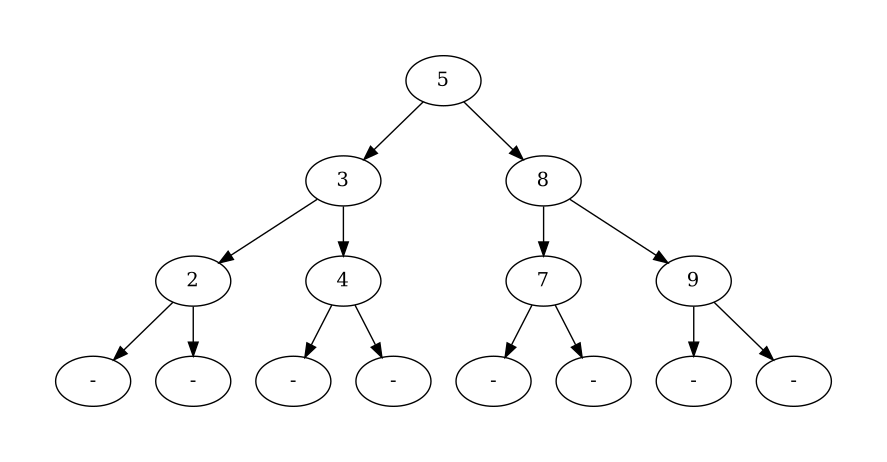

Source code (Python):
from graphviz import Digraph
import copy as cp
import numpy as np

class ABB: # Creamos la clase árbol de busqueda binario
    def __init__(self): # Un árbol es solo una referencia a su raíz (que será un NODO)
        self.__raiz = None # Lo instanciamos con la raiz inicializada en None

    def estaVacio(self)->bool: # Estar vacío (no contener información) es igual a que la raíz sea NONE
        return self.__raiz == None

    def vaciar(self)->None: # Vaciar es asignar como None a la raiz
        self.__raiz = None

    def clonar(self): #Para clonar como hicimos con otras estructuras de datos, usamos deepcopy
        return cp.deepcopy(self)

    def treePlot(self, fileName='TP-8_Arboles_binarios_de_busqueda/arbol')->None: # Cremos un método para plotear el árbol
        if not self.estaVacio(): # Si no está vacío:
            treeDot = Digraph() # Instanciamos un objeto Digraph() vacío
            treeDot.node(str(self.__raiz.dato), str(self.__raiz.dato)) # Le pasamos el nodo raiz (el nombre del nodo coincide con el dato almacenado)
            # https://networkx.org/documentation/stable/reference/classes/digraph.html siempre es bueno revisar la documentación si no entendemos algo
            self.__raiz.treePlot(treeDot) # Ahora para completar los nodos que nos faltan usamos treePlt pero SOBRE RAÍZ, es decir que es un método de NODO, no de árbol
            treeDot.render(fileName, view=True) # Finalmente renderizamos la imagen del árbol

    def insertar(self, dato:int)->None: # Insertar toma un dato y no retorna nada
        nodoNuevo = ABB.__NodoArbol(dato) # Creamos un nuevo nodo
        if self.estaVacio(): # Si mi arbol está vacío
            self.__raiz = nodoNuevo # El nuevo nodo será la raíz
        else: # Sino, es decir, ya tengo datos en el árbol
            self.__raiz.insertarNodo(nodoNuevo) # Delegamos en la raíz la responsabilidad de ubicar el nuevo nodo
    
    def mostrarPreOrden(self)->None: #Preorden es ir procesando los nodos a medida que los recorro
        if not self.estaVacio(): # Si no está vacío
            self.__raiz.mostrarPreOrdenNodo() # Delego en la raíz la responsabilidad de mostrar el preOrden
    
    def mostrarPostOrden(self)->None: # El posorden es procesar el dato una vez recorrido el árbol
        if not self.estaVacio(): # Si no está vacío
            self.__raiz.mostrarPostOrdenNodo() # Empiezo por la raíz
    
    def mostrarInOrden(self)->None: #Ahora mostrar in order es hacerlo en la mitad enter un arbol y el otro
        if not self.estaVacio(): # COmo siempre, si no está vacío
            self.__raiz.mostrarInOrdenNodo() # Delego en la raíz la responsabilidad

    def peso(self)->int: # El peso del árbol es la cantidad de nodos que tiene
        cantNodos = 0 # Inicializamos una variable en 0 para contar
        if not self.estaVacio(): # Si no está vacío
            cantNodos = self.__raiz.pesoNodo() # Le digo a raiz que cuente la cantidad de nodos
        return cantNodos # finalmente retorno la cantiad de nodos
    
    def buscar(self, datoBusc)->bool: # Buscar en un árbol toma un dato por parámetro y devuelve un booleano indicando s el dato está en el árbol o no
        encontrado = False # Inicilizamos una variable como False, podría ser None también
        if not self.estaVacio(): # Si no está vacío:
            encontrado = self.__raiz.buscarNodo(datoBusc) != None # Quiero ver si encontré un nodo distinto de None que contenga el dato (si no lo cotiene será None)
        return encontrado # Retorno la variable encontrado

    def profundidad(self)->int: # La profundidad es cuántos niveles de hijos hay
        profTotal = 0 #empieza en cero
        if not self.estaVacio(): # Si no está vacío:
            profTotal = self.__raiz.alturaNodo() # Le pregunto a la raiz la altura del nodo
        return profTotal # Devuelvo la profundidad total

    def nivelDato(self, datoBusc)->int: # QUeremos saber en qué nivel está un dato recibido por parámetro
        nivelDatoBusc = None # Inicialmente el nivel es None. Si el dato no está en el arbol queremos retornar none
        if not self.estaVacio(): # Si el arbol NO está vacío
            nivelDatoBusc = self.__raiz.nivelDatoNodo(datoBusc) # Buscamos a partir de la raíz en qué nivel está el dato buscado
        return nivelDatoBusc # Retornamos el nivel del dato buscado
    
    def maximo(self)->int: #Retorna el valor del maximo o None si self esta vacio
        datoMaximo = None
        if not self.estaVacio():
            datoMaximo = self.__raiz.maximoNodo().dato
        return datoMaximo
    
    def minimo(self)->int: #Retorna el valor del minimo o None si self esta vacio
        datoMinimo = None
        if not self.estaVacio():
            datoMinimo = self.__raiz.minimoNodo().dato
        return datoMinimo
    
    def eliminar(self, datoDel:int)->None: #La función eliminar toma un dato a eliminar
        if not self.estaVacio(): # Si no está vacío:
            if self.__raiz.dato == datoDel: # Y si la raiz contiene el dato que qeuremos eliminar:
                # Acá hay que decidir si pongo como nueva raíz al izquierdo o al derecho, decisión de diseño por cuál empezamos a probar:
                nodoReemplazo = self.__raiz.predecesor() # Elegimos el predecesor, es decir, el número más grande que sea más chico que (en este caso) la raíz
                if nodoReemplazo==None:  # Si el predecesor (nodoReemplazo) es None (no hay predecesor)
                    nodoReemplazo = self.__raiz.sucesor() # Entonces el nodoReemplazo debe ser el sucesor
                if nodoReemplazo != None: # Si el nodoReemplazo es DISTINTO de None, es decir, encontré un sucesor (o predecesor)
                    self.__raiz.eliminarNodo(nodoReemplazo.dato) # Elimino el nodo que contiene el dato del sucesor (o predecesor) (porque sino lo tendría dos veces) (como es un método de nodo invoco a la raíz solo para poder usar el método)
                    nodoReemplazo.izquierdo = self.__raiz.izquierdo # Al nodoReemplazo le asigno como izquiero lo que tenga la raíz es su izquierdo
                    nodoReemplazo.derecho = self.__raiz.derecho # Y como derecho el subarbol derecho respecto de la raiz
                    self.__raiz = nodoReemplazo # Le indico al árbol que su nueva raíz es, entonces, el nodoReemplazo
            else: #Sino, es decir, el dato que quiero eliminar no es el que está contenido en el nodo raíz
                self.__raiz.eliminarNodo(datoDel) # Delego en la raíz la responsabilidad de eliminar el nodo
    
    def cantHojas(self) -> int: # Ejercicio 2
        cantidadHojas = 0 # Inicio la cantidad de hojas en 0
        if not self.estaVacio(): # Si el nodo raiz no es igual a None
            cantidadHojas = self.__raiz.cantHojasNodo() # Delego la responsabilidad al nodo de contar las hojas
        return cantidadHojas
    
    def mostrarNivel(self, nivel:int) -> np.ndarray: # Ejercicio 3
        if not self.estaVacio(): # Si no esta vacio
            self.__raiz.mostrarNivelNodo(nivel) # deriba la responsabilidad al nodo de guardar los nodos del nivel indicado
        
        
    
    ##################################################################
    ##################################################################
    class __NodoArbol: # Ahora creamos la clase nodo, dentro del TDA árbol
        def __init__(self, dato): # Para instanciarlo necesitamos un dato
            self.dato = dato # Guardamos el dato
            self.izquierdo = None # Y el árbol va a tener una referencia izquierda
            self.derecho = None # Y una referncia derecha.

        def tieneIzquierdo(self)->bool: # Creamos métodos auxiliares para saber si un nodo tiene izquiedo
            return self.izquierdo != None # Es decir, su izquierdo es distinto de None

        def tieneDerecho(self)->bool: # Análogamente queremos saber si un nodo tiene derecho
            return self.derecho != None # Es decir, su derecho es distinto de None

        def grado(self)->int: # El grado de un nodo es la cantidad de hijos que tiene
            cantHijos = 0 # Inicilamente es cero
            if self.tieneIzquierdo(): cantHijos += 1 # Si tiene izquierdo suma 1
            if self.tieneDerecho(): cantHijos += 1 # Si tiene derecho también suma 1
            return cantHijos # Retorna la cantidad de hios (grado)

        def esHoja(self)->bool: # Es Hoja si no tiene hijos (ni izquierdo ni derecho)
            return self.grado() == 0 # Es lo mismo que pedir grador 0

        def treePlot(self, dot:Digraph)->None: # Esta función treePlot es A NIVEL NODO, esa diferecnia tiene con treePlot a nivel ÁRBOL
            if self.tieneIzquierdo(): # Si tiene izquierdo:
                dot.node(str(self.izquierdo.dato), str(self.izquierdo.dato)) # Agrego un nodo al gráfico (el que corresponde al izquierdo)
                dot.edge(str(self.dato), str(self.izquierdo.dato)) # Armo una conexión entre el nodo (self) y su izquierdo (self.izquierdo)
                self.izquierdo.treePlot(dot) # Hago un llamado recursivo sobre izquierdo, esto validará si izquierdo tiene hijos y así hará la vuelta recursiva
            else: #sino, es decir, no tiene izquierdo
                dot.node("-"+str(self.dato)+"l", "-") # Creo un nodo ficticio para ilustrar en el gráfico que no hay izquierdo (por eso la L (left))
                dot.edge(str(self.dato), "-"+str(self.dato)+"l") # Creo la conexión enter self y ese nodo ficticio
            if self.tieneDerecho(): # Para el lado derecho es totalmente análogo cada paso
                dot.node(str(self.derecho.dato), str(self.derecho.dato))
                dot.edge(str(self.dato), str(self.derecho.dato))
                self.derecho.treePlot(dot)
            else:
                dot.node("-"+str(self.dato)+"r", "-")
                dot.edge(str(self.dato), "-"+str(self.dato)+"r")
    
        def insertarNodo(self, nodoNuevo)->None: # InsertarNodo traerá el dato que se le pasó a insertar como parámetro y no retorna nada
            if nodoNuevo.dato < self.dato: # Si el dato contenido en el nodoNuevo es menor que el dato almacenado en el nodo en el que estoy parado (raíz si fuese la primer iteración):
                #El nuevo nodo va a la izquierda de self
                if not self.tieneIzquierdo(): # Y si NO tengo izquierdo:
                    self.izquierdo = nodoNuevo # El izquierdo de SELF será entonces la raíz
                else: #Sino, es decir, TENGO IZQUIERDO
                    self.izquierdo.insertarNodo(nodoNuevo) # Delego en el izquierdo la responasbilidad de acomodar el nuevo nodo
            elif nodoNuevo.dato > self.dato: # Sino, si el dato almacenado en el nodoNuevo es MAYOR que el dato de self (nodo en el que estoy parado, raíz si es la primera iteración):
                #El nuevo nodo va a la derecha de self
                if not self.tieneDerecho(): # Si NO tengo derecho
                    self.derecho = nodoNuevo # Entonces el derecho de self será nodoNuevo
                else: # Sino, es decir, TENGO DERECHO
                    self.derecho.insertarNodo(nodoNuevo) # Delego en el derecho la responsabiliad de insertar el nuevoNodo
            else: # Sino, es decir, el dato no es menor ni es mayor al de self (esto significa que el dato COINCIDE con el dato de self)
                raise Exception("No se admiten datos repetidos") # lanzo una excepción: en un árbol de búsqueda binario NO PUEDE haber número repetidos
        
        def mostrarPreOrdenNodo(self)->None: # mostrar preorden que comienza en la raíz
            print(self.dato) # Primero printeo el dato almacenado en el nodo que me muevo
            if self.tieneIzquierdo(): # Luego, si tiene izquierdo, avanzo sobre el árbol izquierdo
                self.izquierdo.mostrarPreOrdenNodo() # delegando en el izquierdo la responsabilidad de mostrar el pre-orden
            if self.tieneDerecho(): # Y análogamente lo mismo para el derecho
                self.derecho.mostrarPreOrdenNodo() # Recorro el subarbol derecho
        
        def mostrarPostOrdenNodo(self)->None:
            if self.tieneIzquierdo(): # Si tiene izquierdo:
                self.izquierdo.mostrarPostOrdenNodo() # Recorro primero el subarbol izquierdo
            if self.tieneDerecho(): # Si tiene derecho
                self.derecho.mostrarPostOrdenNodo() # Recorro el subarbol derecho
            print(self.dato) # Una vez llegado al último, proceso el dato
        
        def mostrarInOrdenNodo(self)->None: # Escribo mi método a nivel nodo
            if self.tieneIzquierdo(): # Empiezo recorriendo el izquierdo. Esto es clave porque va a determinar cómo se organizan mis números
                self.izquierdo.mostrarInOrdenNodo() # Al comenzar por el izquierdo, como mi árbol acomoda los datos menores a la izquierda
            print(self.dato) # Me va a mostrar los datos del menor al mayor
            if self.tieneDerecho(): # Si empiezo por el derecho me va a mostrar mis datos de mayor a menor
                self.derecho.mostrarInOrdenNodo()
        
        def pesoNodo(self)->int: # defino el método pesoNodo
            cantNodos = 1 # Inicializo en 1 porque ya estoy en un nodo (raíz) entonces por lo menos uno ya tengo
            if self.tieneIzquierdo(): # Si tiene izquierdo:
                cantNodos += self.izquierdo.pesoNodo() # sumo en cantNodos el peso del subárbol izquierdo
            if self.tieneDerecho(): # Y si tiene derecho:
                cantNodos += self.derecho.pesoNodo() # sumo en cantNodos el peso del subarbol derecho
            return cantNodos # Retorno cantNodos
        
        def buscarNodo(self, datoBusc): # Ahora lo armo a nivel nodo
            #Si el datoBusc esta en el arbol retorna el nodo que lo contiene, porque la función a nivel ARBOL compara contra None, entonces nosotros no queremos devolver un booleano en esta función, sino un NODO
            #Si el datoBusc NO estan en el arbol retorna None
            nodoDatoBusc = None #Inicializamos la varibale del nodoBuscado como none
            if self.dato == datoBusc: # Si el dato contenido en el nodo sobre el que estoy parado es igual al dato buscado:
                nodoDatoBusc = self # El nodo buscado es SELF
            else: # Sino, es decir, el dato contenido en el nodo que estoy parado NO coincide con el dato buscado:
                if datoBusc < self.dato: # Si el dato buscado es MENOR que el dato almacenado en el nodo actual:
                    if self.tieneIzquierdo(): # Y si el nodo actual TIENE IZQUIERDO:
                        nodoDatoBusc = self.izquierdo.buscarNodo(datoBusc) # El nodo que contiene el dato que estoy buscando deberá estar en el lado izquierdo
                else: #sino, es decir, el dato buscado es MAYOR que el dato almacenado en el nodo actual
                    if self.tieneDerecho(): # y además, el nodo actual TIENE DERECHO
                        nodoDatoBusc = self.derecho.buscarNodo(datoBusc) # El nodo que contiene el dato que estoy buscando deberá estar en el lado derecho:
            return nodoDatoBusc # Retorno, finalmene, el nodo que contiene el dato buscado en caso que exista, None en caso contrario
                
        def alturaNodo(self)->int: # Mi función retornará un entero que me dice la profundidad de ese nodo
            alturaIzq = 0 # Como cada nodo se me puede dividir en dos, voy a tener por un lado, la altura del arbol izquierdo, la del derecho, y la del nodo mismo (self)
            alturaDer = 0 # Todas las variables inicializadas en 0
            alturaSelf = 0 # Por ejemplo un arbol que sea solo raíz tendrá profundidad cero
            if not self.esHoja(): # Si NO es hoja, es decir, tiene algún hijo
                if self.tieneIzquierdo(): # Si tiene izquierdo
                    alturaIzq = self.izquierdo.alturaNodo() # sigo contando la altura del subarbol izquierdo
                if self.tieneDerecho(): # Si tiene derecho:
                    alturaDer = self.derecho.alturaNodo() # Sigo contando la altura del subarbol derecho
                    alturaSelf = 1 + max(alturaIzq, alturaDer) # La altura propia del nodo es entonces, 1 (del propio nodo) + la más grande entre las alturas izquiedas o derechas
            return alturaSelf # Retorno la altura self, que es la que me interesa
        
        def nivelDatoNodo(self, datoBusc, nivelActual = 0)->int: # Tomamos el dato buscado y una variable nivelActual inicializada en cero
            nivelDatoBusc = None # Con el mismo critero de antes inicilizamos en None
            if self.dato == datoBusc: # Si el dato almacenado en el nodo es el dato buscado
                nivelDatoBusc = nivelActual # El nivel del dato buscado es el actual, así que ya terminamos
            elif self.dato > datoBusc: #Sino, si el dato que está almacenado en el nodo es MAYOR que el dato buscado:
                if self.tieneIzquierdo(): # Si tiene izquierdo, busco en el subarbol izquierdo
                    nivelDatoBusc = self.izquierdo.nivelDatoNodo(datoBusc, nivelActual+1) # Pero tengo que sumar 1 al nivel actual
            else: # sino, es decir, el dato almacenado en el nodo MENOR que el dato que estoy busancod:
                if self.tieneDerecho(): # Si tengo derecho
                    nivelDatoBusc = self.derecho.nivelDatoNodo(datoBusc, nivelActual+1) #Buco en el derecho (incrementando uno al nivel)
            return nivelDatoBusc # Retorno el nivel del dato buscado
        
        def maximoNodo(self):#->ABB.__NodoArbol: #que contiene el valor maximo del
                                                 #subarbol del cual self es la raiz
            nodoMaximo = self # Hasta que enuentre uno más grande, el máximo es si mismo (self)
            if self.tieneDerecho(): # Si hay derecho, es decir, hay nodos con datos mayores al dato almacenado en self
                nodoMaximo = self.derecho.maximoNodo() # el nodo máximo habrá que buscarlo en el derecho
            return nodoMaximo # Retorno el nodo máximo

        def minimoNodo(self):#->ABB.__NodoArbol:# que contiene el valor minimo del
                                                #subarbol del cual self es la raiz
            nodoMinimo = self
            if self.tieneIzquierdo(): # Acá la misma lógica que antes, si hay izquierdo es porque hay un nodo que contiene un dato menor al que estoy mirando
                nodoMinimo = self.izquierdo.minimoNodo() # Recorro los árboles izquierdos
            return nodoMinimo

        def predecesor(self):#->ABB.__NodoArbol que contiene el valor maximo del subarbol izquierdo
            nodoPredecesor = None # Esto es definición, quiero el nodo que contenga el dato más grande de mi subarbol izquierdo
            if self.tieneIzquierdo(): # entonces si tengo izquierdo
                nodoPredecesor = self.izquierdo.maximoNodo() # será el más grande
            return nodoPredecesor

        def sucesor(self):#->ABB.__NodoArbol que contiene el valor minimo del subarbol derecho
            nodoSucesor = None # la misma lógica pero al revés, quiero el nodo que contenga el dato más chico dentro de mi subarbol derecho
            if self.tieneDerecho(): # Entonces si tiene derecho
                nodoSucesor = self.derecho.minimoNodo() # le pido el mínimo
            return nodoSucesor
        
        def buscarProgenitor(self, datoBusc:int):#->tuple[ABB.__NodoArbol, ABB.__NodoArbol, str]
                                                #[progenitor, hije, "izq"/"der"]
            # Para eliminar nodo necesito la función auxiliar buscarProgenitor.
            # Buscar progenitor es una función de NODO que toma el dato buscado y devuelve una tupla de tres elementos
            # El primer elemento es el nodoProgenitor
            # El segundo elemento es el nodoHije
            # El tercer elemento indica si el nodoHije está a la izquierda o a la derecha del progenitor
            nodoProgenitor = nodoHije = lado = None # Notación de Python, inicializo tres variables todas como None
            if datoBusc < self.dato: # Si el datoBuscado es MENOR al dato contenido en el nodo donde estoy parado:
                if self.tieneIzquierdo(): # Y si el nodo donde estoy parado tiene izquierdo:
                    if self.izquierdo.dato == datoBusc: # Y si el dato almacenado en el nodo izquierdo coincie con el dato buscado, entonces
                        nodoProgenitor = self # El progenitor es el nodo en el que estoy parado
                        nodoHije = self.izquierdo # El nodo hije es el izquierdo
                        lado = "izq" # Me guardo la información de que el hije es el izquierdo
                else: #Sino, es decir, el dato almacenado en el nodo izquierdo NO COINCIDE con el dato buscado (pero sí sucede que el dato buscado es menor al dato en self y además self tiene izquierdo:)
                    nodoProgenitor, nodoHije, lado = self.izquierdo.buscarProgenitor(datoBusc) # Sigo buscando en el izquierdo el nodo que contenga el dato, su progenitor y si es el izquierdo o el derecho
            elif datoBusc > self.dato: # Sino, si el dao to buscado es MAYOR al dato almacenado en el nodo donde estoy parado
                if self.tieneDerecho(): # Y si el nodo en el que estoy parado tiene derecho
                    if self.derecho.dato == datoBusc: # Y si el nodo derecho contiene el dato que estoy buscando
                        nodoProgenitor = self # El progenitor es el nodo anterior al nodo que contiene el dato
                        nodoHije = self.derecho # EL nodo hije es el nodo que contiene el dato
                        lado = "der" # Y en este caso, es el que está a la derecha del progenitor
                else: #Sino, es decir, el dato almacenado en el nodo derecho NO COINCIDE con el dato buscado, pero sí sucede que el dto buscado es mayor al dato en self y además, self tiene derecho
                    nodoProgenitor, nodoHije, lado = self.derecho.buscarProgenitor(datoBusc) # Sigo buscando del lado derecho
            return nodoProgenitor, nodoHije, lado # Al final del día retorno la tupla con los tres elementos

        def eliminarNodo(self, datoDel:int)->None: #Con buscarProgenitor armada, puedo escribir facilmente elimianrNodo
            nodoReemplazo = None # Con la misma lógica que hicimos con la raíz, tenemos el nodo que va a reemplazar al que estamos eliminando
            nodoProgenitor, nodoAEliminar, lado = self.buscarProgenitor(datoDel) # Guardo nodoProgenitor, nodoAEliminar y el lado usando la función auxiliar
            if nodoProgenitor != None: # Si el nodo progenitor es distinto de None (es decir, existe el elemento que quiero eliminar, dado que todo elemento que no sea raíz tiene un progenitor)
                nodoReemplazo = nodoAEliminar.predecesor() # Igual que con la raíz, el nodoReemplazo es el predecesor (podría empezar por cuestion de diseño con el sucesor)
                if nodoReemplazo == None: # Si el nodoReemplazo es None, es decir, no existía el predecesor:
                    nodoReemplazo = nodoAEliminar.sucesor() # Entoncse el nodoReemplazo será el sucesor
                if nodoReemplazo != None: # Si el nodoReemplazo es distinto de None (o es el sucesor o es el predecesor)
                    self.eliminarNodo(nodoReemplazo.dato) # Elimino el nodo que voy a usar para reemplazar (como es sucesor o predecesor es hoja por definición)
                    nodoReemplazo.izquierdo = nodoAEliminar.izquierdo # Le asigno al nodoReemplazo como izquierdo el subarbol izquierdo que tenía el nodo a eliminar
                    nodoReemplazo.derecho = nodoAEliminar.derecho # Análogamente con el lado derecho
                if lado == "izq": # Si era hije izquierdo
                    nodoProgenitor.izquierdo = nodoReemplazo # Le indico al progenitor que su nuevo hije izquierdo es el nodoReemplazo
                elif lado == "der": # Si era hije derecho
                    nodoProgenitor.derecho = nodoReemplazo # Le inidco al progenitor que su nuevo hije derecho es el nodoReemplazo

        def cantHojasNodo(self) -> int: #Ejercicio 2 
            cantidad = 0
            if self.esHoja():
                cantidad += 1
            elif self.tieneDerecho() and self.tieneIzquierdo():
                cantidad = self.izquierdo.cantHojasNodo() + self.derecho.cantHojasNodo()
            elif self.tieneIzquierdo():
                cantidad = self.izquierdo.cantHojasNodo()
            else:
                cantidad = self.derecho.cantHojasNodo()
            return cantidad
        
        def mostrarNivelNodo(self, nivel: int, nivelActual:int=0) -> None: # Ejercicio 3
            if nivelActual == nivel:
                print(self.dato)
            else:
                if self.tieneDerecho():
                    self.derecho.mostrarNivelNodo(nivel, nivelActual+1)
                if self.tieneIzquierdo():
                    self.izquierdo.mostrarNivelNodo(nivel, nivelActual+1)
                    

        
        
        
        
        
